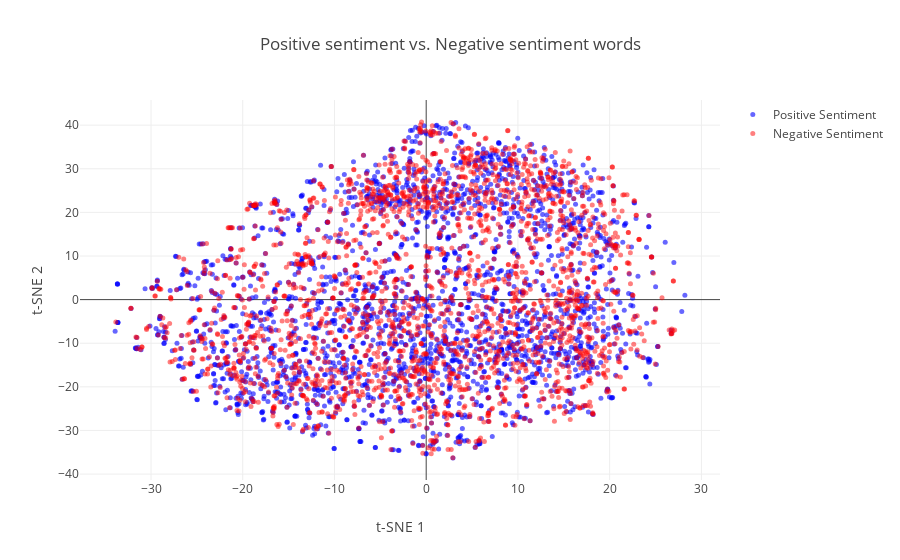

Source (notebook cell):
### Markdown cell above
## Representing the words based on t-SNE:

### Code cell
represent_words(tsne_lessfrequent_glove_exp[:len(exp_lessfrequent_true_glove_vectors)], tsne_lessfrequent_glove_exp[len(exp_lessfrequent_true_glove_vectors):], exp_true_in_lowfreq_glove, exp_false_in_lowfreq_glove)

### Figure 1 — Plotly figure (JSON) as saved in the notebook; plotly's stock layout.template omitted (floating-point values rounded to 4 significant figures; data arrays with more than 128 entries replaced by an {"elided": "..."} marker saying what was removed)
{"data": [{"marker": {"color": "blue", "opacity": 0.6, "size": 5}, "mode": "markers", "name": "Positive Sentiment", "text": {"elided": "2390 str values"}, "type": "scatter", "uid": "663e3e7e-3ace-11e9-b1ee-a8667f28bda6", "x": {"elided": "2390 float values"}, "y": {"elided": "2390 float values"}}, {"marker": {"color": "red", "opacity": 0.5, "size": 5}, "mode": "markers", "name": "Negative Sentiment", "text": {"elided": "2393 str values"}, "type": "scatter", "uid": "663e40fe-3ace-11e9-a456-a8667f28bda6", "x": {"elided": "2393 float values"}, "y": {"elided": "2393 float values"}}], "layout": {"hovermode": "closest", "title": "Positive sentiment vs. Negative sentiment words", "xaxis": {"title": "t-SNE 1"}, "yaxis": {"title": "t-SNE 2"}}}
